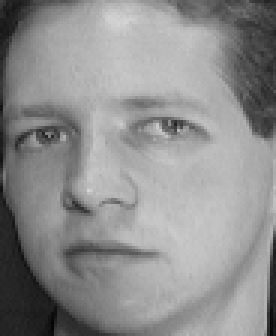
%> input picture data/ORL/s1/4.pgm, 92 x 112 px (shown 3 times larger); its folder holds only this picture in this run
$ octave main.m   (GNU Octave 9; MATLAB toolbox functions it lacks are replaced by stand-ins)
%> lines starting %> are read from the running program, lines starting %| are printed output that depends on the picture
### Toy_MATLAB/NeNMF.m
function [W,H,iter,elapse,HIS]=NeNMF(V,r,varargin)

% Non-negative Matrix Factorization via Nesterov's Optimal Gradient Method.
% NeNMF: Matlab Code for Efficient NMF Solver

% Reference
%  N. Guan, D. Tao, Z. Luo, and B. Yuan, "NeNMF: An Optimal Gradient Method
%  for Non-negative Matrix Factorization", IEEE Transactions on Signal
%  Processing, Vol. 60, No. 6, PP. 2882-2898, Jun. 2012. (DOI:
%  10.1109/TSP.2012.2190406)

% The model is V \approx WH, where V, W, and H are defined as follows:
% V (m x n-dimension): data matrix including n samples in m-dimension
% space;
% W (m x r-dimension): basis matrix including r bases in m-dimension space;
% H (r x n-dimension): coefficients matrix includeing n encodings in
% r-dimension space.


% <Inputs>
%        V : Input data matrix (m x n)
%        r : Target low-rank
%
%        (Below are optional arguments: can be set by providing name-value pairs)
%        MAX_ITER : Maximum number of iterations. Default is 1,000.
%        MIN_ITER : Minimum number of iterations. Default is 10.
%        MAX_TIME : Maximum amount of time in seconds. Default is 100,000.
%        W_INIT : (m x r) initial value for W.
%        H_INIT : (r x n) initial value for H.
%        TYPE : Algorithm type (Default is 'PLAIN'),
%               'PLAIN' - NeNMF (min{.5*||V-W*H||_F^2,s.t.,W >= 0 and H >= 0}.),
%               'L1R' - L1-norm regularized NeNMF (min{.5*||V-W*H||_F^2+beta*||H||_1,s.t.,W >= 0 and H >= 0}.),
%               'L2R' - L2-norm regularized NeNMF (min{.5*||V-W*H||_F^2+.5*beta*||H||_F^2,s.t.,W >= 0 and H >= 0}.),
%               'MR' - manifold regularized NeNMF (min{.5*||V-W*H||_F^2+.5*beta*TR(H*Lp*H^T),s.t.,W >= 0 and H >= 0}.).
%        BETA : Tradeoff parameter over regularization term. Default is 1e-3.
%        S_MTX : Similarity matrix constructed by 'constructW'.
%        TOL : Stopping tolerance. Default is 1e-5. If you want to obtain a more accurate solution, decrease TOL and increase MAX_ITER at the same time.
%        VERBOSE : 0 (default) - No debugging information is collected.
%                  1 (debugging purpose) - History of computation is returned by 'HIS' variable.
%                  2 (debugging purpose) - History of computation is additionally printed on screen.
% <Outputs>
%        W : Obtained basis matrix (m x r).
%        H : Obtained coefficients matrix (r x n).
%        iter : Number of iterations.
%        elapse : CPU time in seconds.
%        HIS : (debugging purpose) History of computation,
%               niter - total iteration number spent for Nesterov's optimal
%               gradient method,
%               cpus - CPU seconds at iteration rounds,
%               objf - objective function values at iteration rounds,
%               prjg - projected gradient norm at iteration rounds.
%
% <Usage Examples>
%        >>V=rand(1000,500);
%        >>NeNMF(V,10);
%        >>NeNMF(V,20,'verbose',1);
%        >>NeNMF(V,30,'verbose',2,'w_init',rand(m,r));
%        >>NeNMF(V,5,'verbose',2,'tol',1e-5);

% Note: another file 'GetStopCriterion.m' should be included under the same
% directory as this code.

if ~exist('V','var'),    error('please input the sample matrix.\n');    end
if ~exist('r','var'),    error('please input the low rank.\n'); end

[m,n]=size(V);

% Default setting
MaxIter=1000;
MinIter=10;
MaxTime=100000;
W0=rand(m,r);
H0=rand(r,n);
type='PLAIN';
beta=1e-3;
tol=1e-5;
verbose=0;

% Read optional parameters
if (rem(length(varargin),2)==1)
    error('Optional parameters should always go by pairs');
else
    for i=1:2:(length(varargin)-1)
        switch upper(varargin{i})
            case 'MAX_ITER',    MaxIter=varargin{i+1};
            case 'MIN_ITER',    MinIter=varargin{i+1};
            case 'MAX_TIME',    MaxTime=varargin{i+1};
            case 'W_INIT',      W0=varargin{i+1};
            case 'H_INIT',      H0=varargin{i+1};
            case 'TYPE',        type=upper(varargin{i+1});
            case 'BETA',        beta=varargin{i+1};
            case 'S_MTX',       S=varargin{i+1};
            case 'TOL',         tol=varargin{i+1};
            case 'VERBOSE',     verbose=varargin{i+1};
            otherwise
                error(['Unrecognized option: ',varargin{i}]);
        end
    end
end

ITER_MAX=1000;      % maximum inner iteration number (Default)
ITER_MIN=10;        % minimum inner iteration number (Default)
global STOP_RULE;
STOP_RULE = 1;      % '1' for Projected gradient norm (Default)
                    % '2' for Normalized projected gradient norm
                    % '3' for Normalized KKT residual

% Initialization
W=W0; H=H0;
HVt=H*V'; HHt=H*H';
WtV=W'*V; WtW=W'*W;
GradW=W*HHt-HVt';
switch (type),
    case 'PLAIN',
        GradH=WtW*H-WtV;
    case 'L1R',
        GradH=WtW*H-WtV+beta;
    case 'L2R',
        GradH=WtW*H-WtV+beta*H;
    case 'MR',
        if ~exist('S','var'),
            error('Similarity matrix must be collected for NeNMF-MR.\n');
        end
        D=diag(sum(S)); Lp=D-S;
        if ~issparse(Lp),
            LpC=norm(Lp);   % Lipschitz constant of MR term
        else
            LpC=norm(full(Lp));
        end
        GradH=WtW*H-WtV+beta*H*Lp;
    otherwise
        error('No such algorithm (%s).\n',type);
end
init_delta=GetStopCriterion(STOP_RULE,[W',H],[GradW',GradH]);
tolH=max(tol,1e-3)*init_delta;
tolW=tolH;               % Stopping tolerance
constV=sum(sum(V.^2));
% Historical information
HIS.niter=0;
HIS.cpus=0;
switch (type),
    case 'PLAIN',
        HIS.objf=sum(sum(WtW.*HHt))-2*sum(sum(WtV.*H));
    case 'L1R',
        HIS.objf=sum(sum(WtW.*HHt))-2*sum(sum(WtV.*H))+2*beta*sum(sum(H));
    case 'L2R',
        HIS.objf=sum(sum(WtW.*HHt))-2*sum(sum(WtV.*H))+beta*sum(sum(H.^2));
    case 'MR',
        HIS.objf=sum(sum(WtW.*HHt))-2*sum(sum(WtV.*H))+beta*sum(sum((H'*H).*Lp));
    otherwise,
        error('No such algorithm (%s).\n',type);
end
HIS.prjg=init_delta;

% Iterative updating
elapse=cputime;
W=W';
for iter=1:MaxIter,
    % Optimize H with W fixed
    switch (type),
        case 'PLAIN',
            [H,iterH]=NNLS(H,WtW,WtV,ITER_MIN,ITER_MAX,tolH);
        case 'L1R',
            [H,iterH]=NNLS_L1(H,WtW,WtV,beta,ITER_MIN,ITER_MAX,tolH);
        case 'L2R',
            [H,iterH]=NNLS_L2(H,WtW,WtV,beta,ITER_MIN,ITER_MAX,tolH);
        case 'MR',
            [H,iterH]=NNLS_MR(H,WtW,WtV,beta,Lp,LpC,ITER_MIN,ITER_MAX,tolH);
        otherwise,
            error('No such algorithm (%s).\n',type);
    end
    if iterH<=ITER_MIN,
        tolH=tolH/10;
    end
    HHt=H*H';   HVt=H*V';

    % Optimize W with H fixed
    [W,iterW,GradW]=NNLS(W,HHt,HVt,ITER_MIN,ITER_MAX,tolW);
    if iterW<=ITER_MIN,
        tolW=tolW/10;
    end
    WtW=W*W'; WtV=W*V;
    switch (type),
        case 'PLAIN',
            GradH=WtW*H-WtV;
        case 'L1R',
            GradH=WtW*H-WtV+beta;
        case 'L2R',
            GradH=WtW*H-WtV+beta*H;
        case 'MR',
            GradH=WtW*H-WtV+beta*H*Lp;
        otherwise
            error('No such algorithm (%s).\n',type);
    end
    HIS.niter=HIS.niter+iterH+iterW;
    delta=GetStopCriterion(STOP_RULE,[W,H],[GradW,GradH]);

    % Output running detials
    if verbose,
        switch (type),
            case 'PLAIN',
                objf=sum(sum(WtW.*HHt))-2*sum(sum(WtV.*H));
            case 'L1R',
                objf=sum(sum(WtW.*HHt))-2*sum(sum(WtV.*H))+2*beta*sum(sum(H));
            case 'L2R',
                objf=sum(sum(WtW.*HHt))-2*sum(sum(WtV.*H))+beta*sum(sum(H.^2));
            case 'MR',
                objf=sum(sum(WtW.*HHt))-2*sum(sum(WtV.*H))+beta*sum(sum((H'*H).*Lp));
            otherwise,
                error('No such algorithm (%s).\n',type);
        end
        HIS.objf=[HIS.objf,objf];
        HIS.cpus=[HIS.cpus,cputime-elapse];
        HIS.prjg=[HIS.prjg,delta];
        if (verbose==2) && (rem(iter,10)==0),
            fprintf('%d:\tstopping criteria = %e,\tobjective value = %f.\n', iter,delta/init_delta,HIS.objf(end)+constV);
        end
    end

    % Stopping condition
    if (delta<=tol*init_delta && iter>=MinIter) || HIS.cpus(end)>=MaxTime,
        break;
    end
end
W=W';
elapse=cputime-elapse;

if verbose,
    HIS.objf=0.5*(HIS.objf+constV);
    if verbose==2,
        fprintf('\nFinal Iter = %d,\tFinal Elapse = %f.\n', iter,elapse);
    end
end

return;

% Non-negative Least Squares with Nesterov's Optimal Gradient Method
% [34 lines left out: function NNLS, not called in this run]

% L1-norm Regularized Non-negative Least Squares with Nesterov's Optimal Gradient Method
% [33 lines left out: function NNLS_L1, not called in this run]

% L2-norm Regularized Non-negative Least Squares with Nesterov's Optimal Gradient Method
% [33 lines left out: function NNLS_L2, not called in this run]

% Manifold Regularized Non-negative Least Squares with Nesterov's Optimal Gradient Method
% [33 lines left out: function NNLS_MR, not called in this run]

### Toy_MATLAB/main.m
red=3;
k=40;

imagefiles = dir('../data/ORL/*/*.pgm');
imagefiles2=struct2cell(imagefiles);
imagefiles=imagefiles((~endsWith(imagefiles2(1,:),'Ambient.pgm'))');
imagefiles2=struct2cell(imagefiles);
A=imread(strcat(imagefiles(1).folder,'\',imagefiles(1).name));
%> A is the input picture: size 112x92 uint8; min 5, max 215, mean 142.1
if size(A,1)==112
    A=A(1:111,1:90);
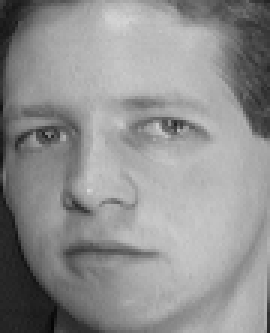
%> A: size 111x90 uint8 (shown 3 times larger); min 5, max 215, mean 143.7
end
A_list=zeros(size(A,1)/red,size(A,2)/red,red);
nfiles = length(imagefiles);    % Number of files found
matrix_image=zeros(prod(size(A))/red^2,nfiles);
temp=struct2cell(imagefiles);
names=temp(1,:)
for ii=1:nfiles
   currentfilename = imagefiles(ii).name;
   currentfilename=strcat(imagefiles(ii).folder,'\',currentfilename);
   currentimage = imread(currentfilename);
   if abs(size(A,1)-112)<=1
    currentimage=currentimage(1:111,1:90);
   end

   for i=1:red
    A_list(:,:,i)=currentimage(i:red:end,i:red:end);
   end
   A2=uint8(mean(A_list,3));
   matrix_image(:,ii) = A2(:);
end
%> pass 2 of the loop `for ii=1:nfiles`:
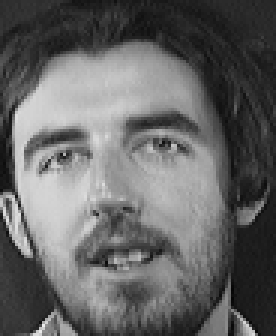
%> input picture data/ORL/s11/2.pgm, 92 x 112 px (shown 3 times larger)
%> currentimage is the input picture: size 112x92 uint8; min 5, max 236, mean 101.2
%> `currentimage=currentimage(1:111,1:90);`:
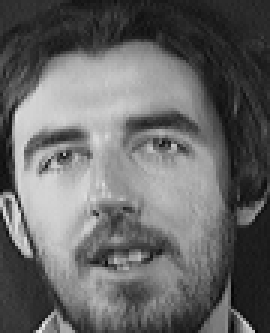
%> currentimage: size 111x90 uint8 (shown 3 times larger); min 5, max 236, mean 102.8

[w h]=NeNMF(matrix_image,k);
%> after the loop in NeNMF, `for i=1:2:(length(varargin)-1)`:
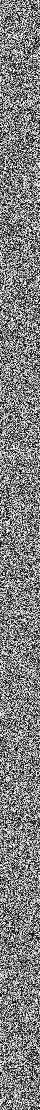
%> W0: size 1110x40 double; min 1.47e-05, max 1, mean 0.499
%> after the loop in NeNMF, `for i=1:2:(length(varargin)-1)`: H0 = 40 rows, first 12: [0.215 0.538; 0.82 0.411; 0.91 0.878; 0.103 0.917; 0.314 0.615; 0.634 0.0792; 0.48 0.24; 0.724 0.692; 0.589 0.234; 0.769 0.368; 0.3 0.448; 0.955 0.31]; MaxIter = 1000; MaxTime = 100000; MinIter = 10; beta = 0.001; tol = 1e-05; type = 'PLAIN'; verbose = 0
%> in NeNMF, `H=H0`: H has the same summary as H0
%> in NeNMF, `WtV=W'*V`: WtV = 40 rows, first 12: [79843.1 57187.7; 81705.9 58331.2; 80672 57577.9; 80087.5 57019.1; 81164.7 58041.8; 79513.4 56772; 79435.5 57262.8; 80387 58555.2; 76100.3 54494.8; 80173.1 56165.3; 77200.5 55693.2; 79727.3 57648.3]
%> in NeNMF, `GradH=WtW*H-WtV;`: GradH = 40 rows, first 12: [-74215.8 -51154.6; -75974.5 -52264.7; -74974.5 -51491.6; -74411.7 -50884.6; -75539 -52013.3; -73830.9 -50765.9; -73817.9 -51296.1; -74701.6 -52496.8; -70686.7 -48767.5; -74466.5 -50120; -71769 -49890.7; -74007.4 -51604]
%> the run ends on the next line
